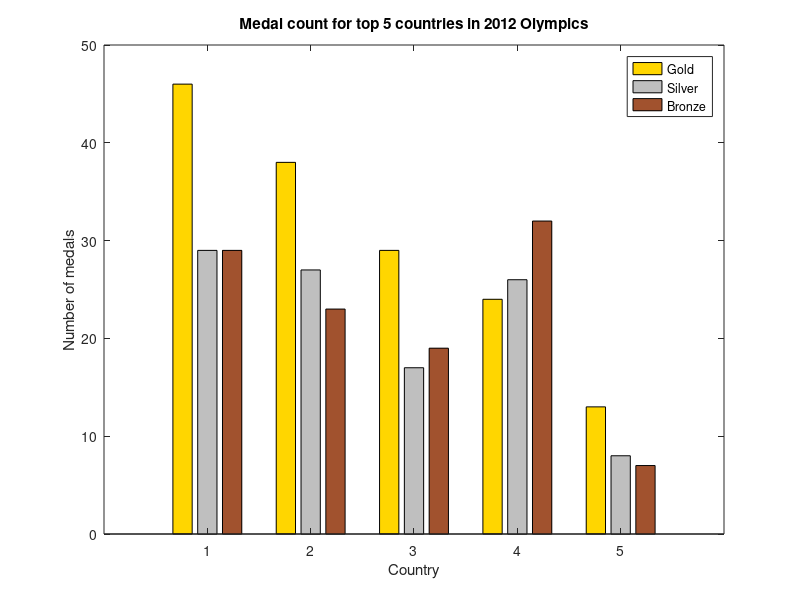

Reproduce this figure in MATLAB.
G = [46 38 29 24 13]; S = [29 27 17 26 8];
B = [29 23 19 32 7]; h = bar(1:5, [G' S' B']);
title('Medal count for top 5 countries in 2012 Olympics');
ylabel('Number of medals'); xlabel('Country');
legend('Gold', 'Silver', 'Bronze')
set(h(1),"FaceColor",[1 0.84 0]);
set(h(2),"FaceColor",[0.75 0.75 0.75]);
set(h(3),"FaceColor",[0.63 0.32 0.18]);